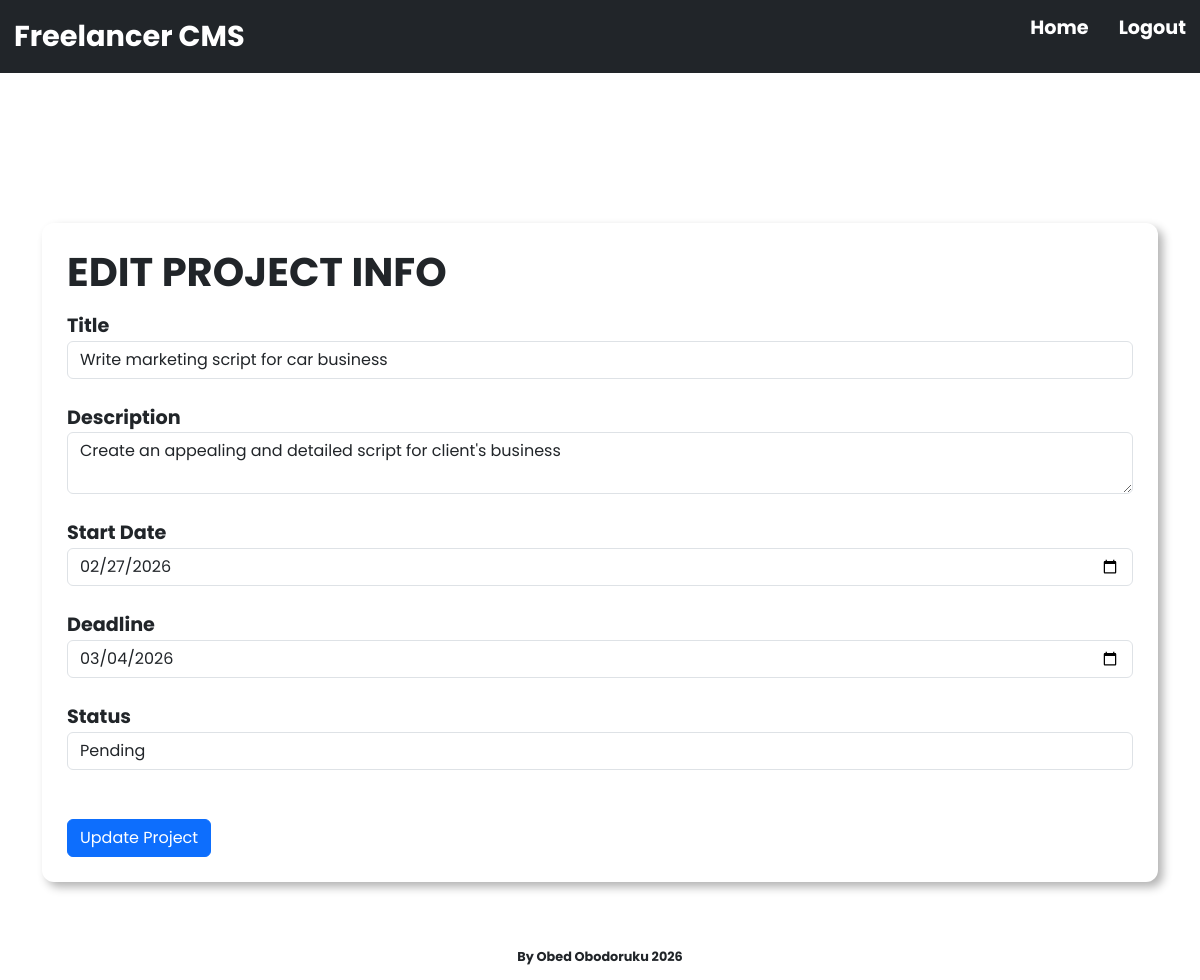
Screenshot of /edit_project/4 (signed in) with the database file from the repository.
### app/models.py (models this page shows, shortened)
class Project(db.Model):
    id = db.Column(db.Integer, primary_key=True)
    title = db.Column(db.String(150), nullable=False)
    description = db.Column(db.Text)
    start_date = db.Column(db.Date, nullable=False)
    deadline = db.Column(db.Date)
    status = db.Column(db.String(50), nullable=False, default="pending")
    client_id = db.Column(db.Integer, db.ForeignKey("clients.id"), nullable=False)
    tasks = db.relationship("Task", backref="project", cascade="all, delete-orphan", passive_deletes=True, lazy=True)
    invoice = db.relationship("Invoice", backref="project", uselist=False)

### app/routes.py (the view)
@app.route("/edit_project/<int:project_id>", methods=["GET", "POST"])
@login_required
def edit_project(project_id):
    project = Project.query.get_or_404(project_id)
    form = EditProjectForm()
    if request.method == "POST":
        if form.validate_on_submit():
            project.title = form.title.data
            project.description = form.description.data
            project.start_date = form.start_date.data
            project.deadline = form.deadline.data
            project.status = form.status.data
            db.session.commit()
            flash(f"Project {project.id} has been updated")
            return redirect(url_for("project", project_id=project.id))
    elif request.method == "GET":
        form.title.data = project.title
        form.description.data = project.description
        form.start_date.data = project.start_date
        form.deadline.data = project.deadline
        form.status.data = project.status
    return render_template("edit_project.html", project_id=project_id, form=form, title=f"Edit Project {project.id}")

### app/forms.py
class EditProjectForm(FlaskForm):
    title = StringField("Title", validators=[DataRequired()])
    description = TextAreaField("Description", validators=[Optional()])
    start_date = DateField("Start Date", default=date.today, validators=[DataRequired()], format="%Y-%m-%d")
    deadline = DateField("Deadline", validators=[Optional()], format="%Y-%m-%d")
    status = SelectField("Status", choices=[("pending", "Pending"), ("active", "Active"), ("completed", "Completed")], default="pending", validators=[DataRequired()])
    submit = SubmitField("Update Project")

### app/models.py (called while the page is built)
@login_manager.user_loader
def load_user(user_id):
    return User.query.get(int(user_id))

### app/templates/edit_project.html (shortened to what this page needs)
{% extends "base.html" %}
{% block body %}
    <div>
        <fieldset class="form-fieldset">
        <legend><h1 style="font-weight: bolder;">EDIT PROJECT INFO</h1></legend>
        <form class="register-form" method="POST">
                <div>
                    <span class="form-label">{{ form.title.label }}</span>
                    <div>
                        {{ form.title(class="form-control") }}
                    </div>
                </div>
                <div>
                    <span class="form-label">{{ form.description.label }}</span>
                    <div>
                        {{ form.description(class="form-control") }}
                    </div>
                </div>
                <div>
                    <span class="form-label">{{ form.start_date.label }}</span>
                    <div>
                        {{ form.start_date(class="form-control") }}
                    </div>
                </div>
                <div>
                    <span class="form-label">{{ form.deadline.label }}</span>
                    <div>
                        {{ form.deadline(class="form-control") }}
                    </div>
                </div>
                <div>
                    <span class="form-label">{{ form.status.label }}</span>
                    <div>
                        {{ form.status(class="form-control") }}
                    </div>
                </div>
                <div>
                    {{ form.submit(class="btn btn-primary mt-4") }}
                </div>
            </form>
            </fieldset>
    </div>
{% endblock %}

### app/static/main.css (style rules this page uses)
* { box-sizing: border-box; margin: 0; padding: 0; }
body { font-family: "Poppins"; }
.form-fieldset { box-shadow: 5px 5px 10px rgba(0, 0, 0, 0.3); padding: 25px; border-radius: 12px; }
.register-form { display: flex; flex-direction: column; gap: 25px; }
.form-label { font-size: 1.2rem; font-weight: bolder; }

### rows the page displays
Project: title "Write marketing script for car business", description "Create an appealing and detailed script for client's business", start_date "02/27/2026", deadline "03/04/2026", status "Pending"
